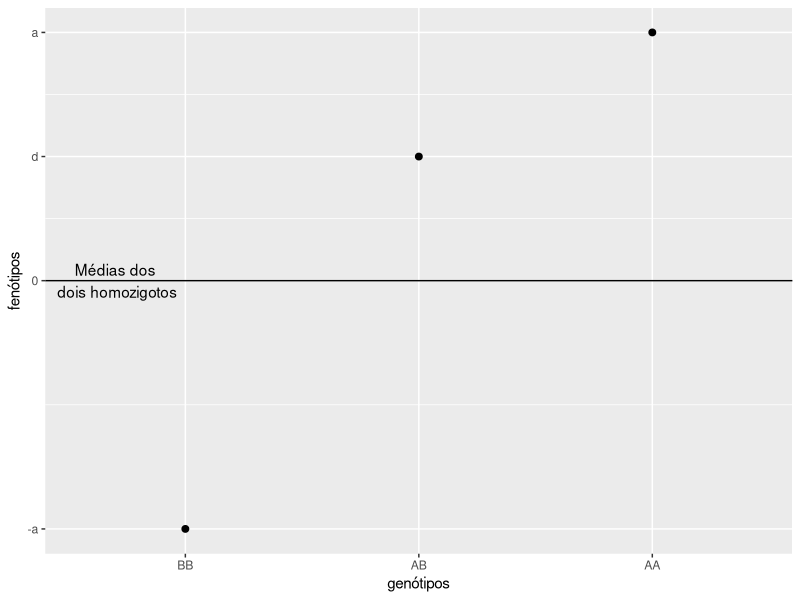
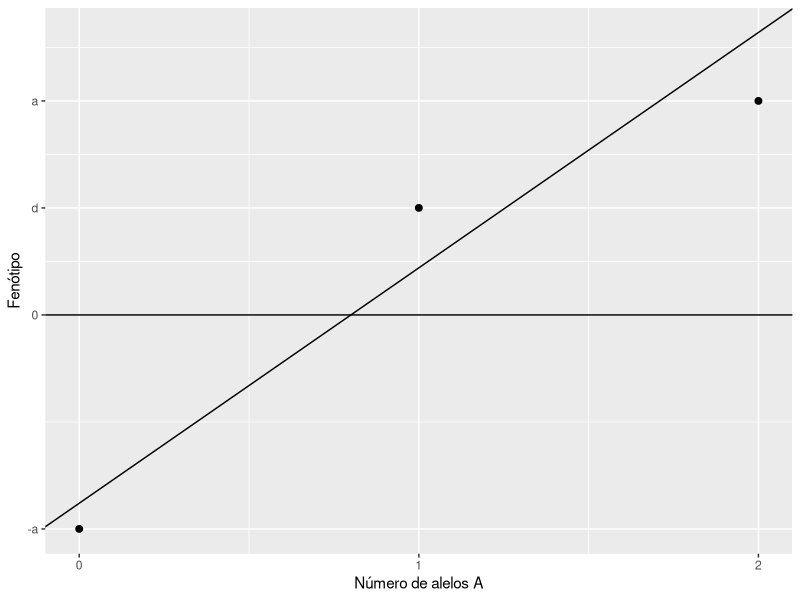

These charts were generated, in order, by the following R code:
## ---- chunk 1
library(xtable)
genotypes = c("AA", "AB", "BB")
phenotypes = c("a", "d", "-a")
df = data.frame(genótipos = genotypes, fenótipos = phenotypes)
tab = xtable(df, digits = 2, align = "ccc")
print(tab, type="html")
## ---- chunk 2
library(ggplot2)
library(cowplot)
genotypes = c("AA", "AB", "BB")
phenotypes = c(1, 0.5, -1)
df = data.frame(genótipos = factor(genotypes, levels = c("BB", "AB", "AA")), 
                                   fenótipos = phenotypes)
ggplot(df, aes(genótipos, fenótipos)) + geom_point(size = 2) + geom_hline(yintercept = 0) +
  scale_y_continuous(breaks = c(1, 0.5, 0, -1), labels = c("a", "d", "0", "-a")) + 
  annotate("text", y = 0, x = 0.7, label = "Médias dos\n dois homozigotos")
## ---- chunk 3
genotypes = c("AA", "AB", "BB")
phenotypes = c(1, 0.5, -1)
df = data.frame(genótipos = c(2, 1, 0), 
                fenótipos = phenotypes)
alpha = 1 + (0.6 - 0.4) * 0.5
ggplot(df, aes(genótipos, fenótipos)) + geom_point(size = 2) + geom_hline(yintercept = 0) +
  scale_y_continuous(breaks = c(1, 0.5, 0, -1), 
                     labels = c("a", "d", "0", "-a"), limits = c(-1, 2*0.6*alpha)) + 
  scale_x_continuous(breaks = c(0, 1, 2)) + labs (x = "Número de alelos A", y = "Fenótipo") +
  geom_abline(slope = alpha, intercept = -2*0.4*alpha)
